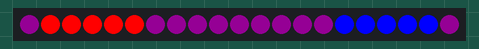
This sketch was run on a simulated Arduino Uno, built with avr-gcc and run on an emulated ATmega328P. Parts: 21 RGB LEDs in strip order, left to right.

Above: at 0.01 s.
At 0.85 s:
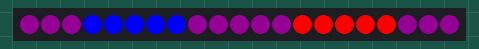
At 1.69 s:
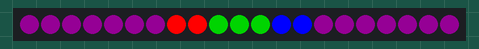
At 2.54 s:
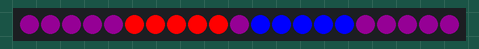

The sketch:

BounceLeftRightTwoBars.ino
```cpp
#include <FastLED.h>

#define DATA_PIN            3  //ID of the pin
#define NUM_LEDS            21 //Numbers of LEDS my strip has - Rest is broken

#define SET_SIZE            5  //How many LEDS should bounce per set

#define DELAY               69  //Delay between actions in ms
#define BRIGHTNESS          255 //Brightness from 0 to 255

CRGB leds[NUM_LEDS];

int firstSet[SET_SIZE];
int secondSet[SET_SIZE];

int directionFirstSet = 1;
int directionSecondSet = - 1;

void setup() {

  FastLED.addLeds<NEOPIXEL, DATA_PIN>(leds, NUM_LEDS); //Adding the LEDs
  FastLED.setBrightness(BRIGHTNESS);

  //Initializing the sets
  for(int setItemID = 0; setItemID < SET_SIZE; setItemID++){
    firstSet[setItemID] = setItemID;
    secondSet[setItemID] = NUM_LEDS - (SET_SIZE - setItemID);
  }
}


 void loop() {


  directionFirstSet = moveSetInDirection(firstSet, directionFirstSet);
  directionSecondSet = moveSetInDirection(secondSet, directionSecondSet);

  //Looping through all LEDS
  for(int ledID = 0; ledID < NUM_LEDS; ledID++){

    if(checkIfNumberIsInSet(firstSet, ledID) && checkIfNumberIsInSet(secondSet, ledID)){
       leds[ledID] = CRGB::Green;
    } else if(checkIfNumberIsInSet(firstSet, ledID)){
      leds[ledID] = CRGB::Red;
    } else if(checkIfNumberIsInSet(secondSet, ledID)){
      leds[ledID] = CRGB::Blue;
    } else {
      leds[ledID].setRGB(20, 0, 20);
    }
  }

  FastLED.show();

  delay(DELAY);
 }

int moveSetInDirection(int set[], int currentDirection){

  if(currentDirection == 1){ //We increase all numbers in the set by one

    //Testing if we need to turn around
    if(set[SET_SIZE - 1] == NUM_LEDS -1){ //If the last LED is at the end of the strip
      return moveSetInDirection(set, - 1);
    }
    for(int setItemID = 0; setItemID < SET_SIZE; setItemID++){
      set[setItemID]++;
    }
  } else { //We decrease all numbers in the set by one


    //Testing if we need to turn around
    if(set[0] == 0){ //If the last LED is at the end of the strip
      return moveSetInDirection(set, 1);
    }
    for(int setItemID = 0; setItemID < SET_SIZE; setItemID++){
      set[setItemID]--;
    }
  }

  return currentDirection;
}

boolean checkIfNumberIsInSet(int set[], int number){
  for(int setItemID = 0; setItemID < SET_SIZE; setItemID++){
    if(set[setItemID] == number) {
        return true;
    }
  }
  return false;
}
```

Measured:
- by itself, everything shown: repeats every 2.2 s, in 32 steps
